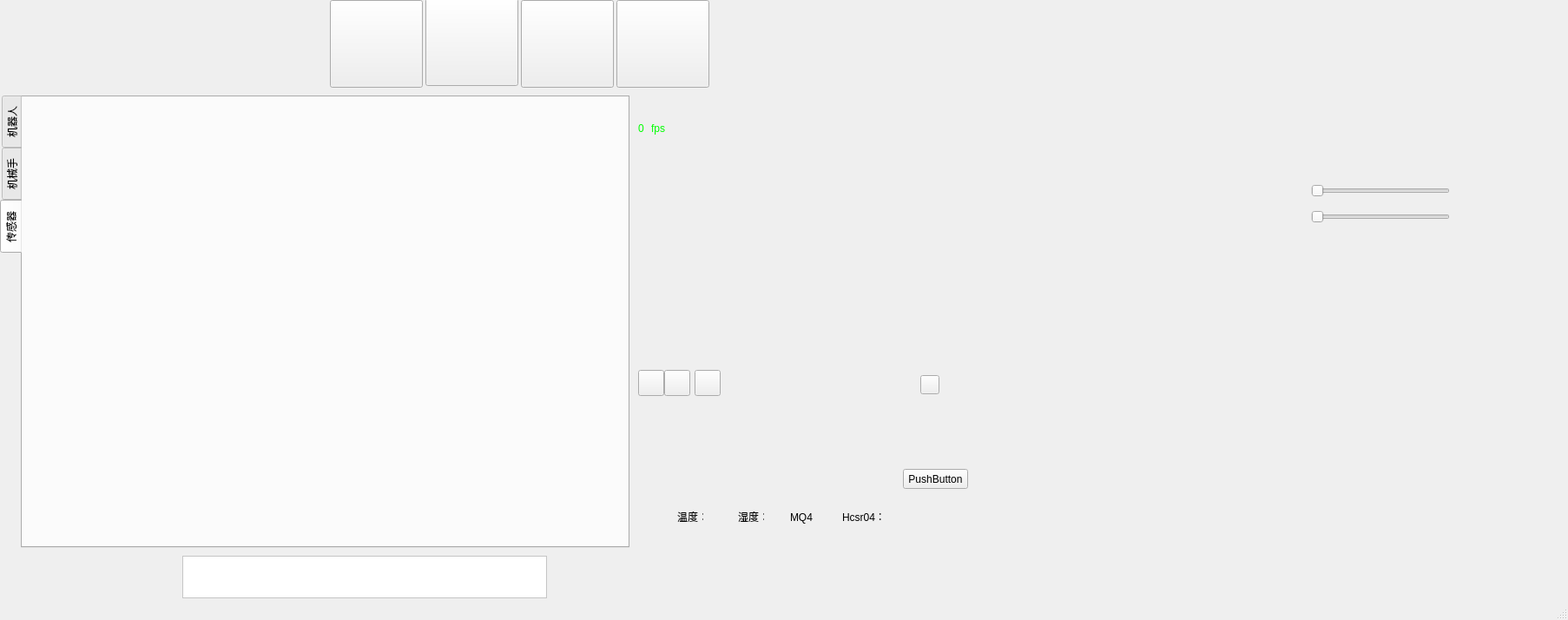
<?xml version="1.0" encoding="UTF-8"?>
<ui version="4.0">
 <class>MainWindow</class>
 <widget class="QMainWindow" name="MainWindow">
  <property name="windowModality">
   <enum>Qt::NonModal</enum>
  </property>
  <property name="geometry">
   <rect>
    <x>0</x>
    <y>0</y>
    <width>1806</width>
    <height>714</height>
   </rect>
  </property>
  <property name="windowTitle">
   <string>MainWindow</string>
  </property>
  <property name="styleSheet">
   <string notr="true"/>
  </property>
  <property name="toolButtonStyle">
   <enum>Qt::ToolButtonIconOnly</enum>
  </property>
  <property name="tabShape">
   <enum>QTabWidget::Rounded</enum>
  </property>
  <widget class="QWidget" name="centralWidget">
   <widget class="QWidget" name="widget_title" native="true">
    <property name="geometry">
     <rect>
      <x>0</x>
      <y>0</y>
      <width>1121</width>
      <height>101</height>
     </rect>
    </property>
    <property name="styleSheet">
     <string notr="true"/>
    </property>
    <widget class="QLabel" name="title">
     <property name="geometry">
      <rect>
       <x>0</x>
       <y>0</y>
       <width>241</width>
       <height>81</height>
      </rect>
     </property>
     <property name="styleSheet">
      <string notr="true">border-image: url(:/image/image/title.png);</string>
     </property>
     <property name="text">
      <string/>
     </property>
    </widget>
   </widget>
   <widget class="QTabWidget" name="tabWidget">
    <property name="geometry">
     <rect>
      <x>0</x>
      <y>110</y>
      <width>725</width>
      <height>521</height>
     </rect>
    </property>
    <property name="mouseTracking">
     <bool>false</bool>
    </property>
    <property name="layoutDirection">
     <enum>Qt::LeftToRight</enum>
    </property>
    <property name="autoFillBackground">
     <bool>false</bool>
    </property>
    <property name="styleSheet">
     <string notr="true"/>
    </property>
    <property name="tabPosition">
     <enum>QTabWidget::West</enum>
    </property>
    <property name="tabShape">
     <enum>QTabWidget::Rounded</enum>
    </property>
    <property name="currentIndex">
     <number>2</number>
    </property>
    <property name="iconSize">
     <size>
      <width>60</width>
      <height>110</height>
     </size>
    </property>
    <property name="usesScrollButtons">
     <bool>true</bool>
    </property>
    <widget class="QWidget" name="tab_3">
     <attribute name="title">
      <string>机器人</string>
     </attribute>
     <widget class="QWidget" name="layoutWidget">
      <property name="geometry">
       <rect>
        <x>90</x>
        <y>40</y>
        <width>351</width>
        <height>25</height>
       </rect>
      </property>
      <layout class="QHBoxLayout" name="horizontalLayout">
       <item>
        <widget class="QPushButton" name="bt_high">
         <property name="text">
          <string>快</string>
         </property>
        </widget>
       </item>
       <item>
        <widget class="QPushButton" name="bt_low">
         <property name="text">
          <string>慢</string>
         </property>
        </widget>
       </item>
      </layout>
     </widget>
    </widget>
    <widget class="QWidget" name="tab_2">
     <attribute name="title">
      <string>机械手</string>
     </attribute>
     <widget class="QPushButton" name="pushButton">
      <property name="geometry">
       <rect>
        <x>60</x>
        <y>450</y>
        <width>80</width>
        <height>20</height>
       </rect>
      </property>
      <property name="text">
       <string>抓</string>
      </property>
     </widget>
     <widget class="QWidget" name="layoutWidget">
      <property name="geometry">
       <rect>
        <x>40</x>
        <y>20</y>
        <width>541</width>
        <height>101</height>
       </rect>
      </property>
      <layout class="QHBoxLayout" name="horizontalLayout_3">
       <item>
        <layout class="QVBoxLayout" name="verticalLayout_5">
         <item>
          <layout class="QVBoxLayout" name="verticalLayout_2">
           <item>
            <layout class="QHBoxLayout" name="horizontalLayout_4">
             <item>
              <widget class="QLabel" name="label_4">
               <property name="text">
                <string>px：</string>
               </property>
              </widget>
             </item>
             <item>
              <widget class="QLineEdit" name="lineEdit_px">
               <property name="text">
                <string>0</string>
               </property>
              </widget>
             </item>
             <item>
              <widget class="QLabel" name="label_9">
               <property name="text">
                <string>py：</string>
               </property>
              </widget>
             </item>
             <item>
              <widget class="QLineEdit" name="lineEdit_py">
               <property name="text">
                <string>0</string>
               </property>
              </widget>
             </item>
             <item>
              <widget class="QLabel" name="label_6">
               <property name="text">
                <string>pz：</string>
               </property>
              </widget>
             </item>
             <item>
              <widget class="QLineEdit" name="lineEdit_pz">
               <property name="text">
                <string>0</string>
               </property>
              </widget>
             </item>
            </layout>
           </item>
           <item>
            <layout class="QHBoxLayout" name="horizontalLayout_6">
             <item>
              <widget class="QLabel" name="label_5">
               <property name="text">
                <string>Qn：</string>
               </property>
              </widget>
             </item>
             <item>
              <widget class="QLineEdit" name="lineEdit_qn">
               <property name="text">
                <string>0</string>
               </property>
              </widget>
             </item>
             <item>
              <widget class="QLabel" name="label_7">
               <property name="text">
                <string>Qo：</string>
               </property>
              </widget>
             </item>
             <item>
              <widget class="QLineEdit" name="lineEdit_qo">
               <property name="text">
                <string>0</string>
               </property>
              </widget>
             </item>
             <item>
              <widget class="QLabel" name="label_8">
               <property name="text">
                <string>Qa：</string>
               </property>
              </widget>
             </item>
             <item>
              <widget class="QLineEdit" name="lineEdit_qa">
               <property name="text">
                <string>0</string>
               </property>
              </widget>
             </item>
            </layout>
           </item>
          </layout>
         </item>
         <item>
          <layout class="QHBoxLayout" name="horizontalLayout_9">
           <item>
            <widget class="QPushButton" name="bt_caculate">
             <property name="text">
              <string>计算逆解</string>
             </property>
            </widget>
           </item>
           <item>
            <widget class="QPushButton" name="bt_send">
             <property name="text">
              <string>计算并发送</string>
             </property>
            </widget>
           </item>
          </layout>
         </item>
        </layout>
       </item>
       <item>
        <layout class="QVBoxLayout" name="verticalLayout">
         <item>
          <layout class="QVBoxLayout" name="verticalLayout_3">
           <item>
            <layout class="QHBoxLayout" name="horizontalLayout_5">
             <item>
              <widget class="QLabel" name="label_10">
               <property name="text">
                <string>Q1：</string>
               </property>
              </widget>
             </item>
             <item>
              <widget class="QLineEdit" name="lineEdit_q1">
               <property name="text">
                <string>0</string>
               </property>
              </widget>
             </item>
             <item>
              <widget class="QLabel" name="label_11">
               <property name="text">
                <string>Q2：</string>
               </property>
              </widget>
             </item>
             <item>
              <widget class="QLineEdit" name="lineEdit_q2">
               <property name="text">
                <string>0</string>
               </property>
              </widget>
             </item>
             <item>
              <widget class="QLabel" name="label_12">
               <property name="text">
                <string>Q3：</string>
               </property>
              </widget>
             </item>
             <item>
              <widget class="QLineEdit" name="lineEdit_q3">
               <property name="text">
                <string>0</string>
               </property>
              </widget>
             </item>
            </layout>
           </item>
           <item>
            <layout class="QHBoxLayout" name="horizontalLayout_7">
             <item>
              <widget class="QLabel" name="label_13">
               <property name="text">
                <string>Q4：</string>
               </property>
              </widget>
             </item>
             <item>
              <widget class="QLineEdit" name="lineEdit_q4">
               <property name="text">
                <string>0</string>
               </property>
              </widget>
             </item>
             <item>
              <widget class="QLabel" name="label_14">
               <property name="text">
                <string>Q5：</string>
               </property>
              </widget>
             </item>
             <item>
              <widget class="QLineEdit" name="lineEdit_q5">
               <property name="text">
                <string>0</string>
               </property>
              </widget>
             </item>
             <item>
              <widget class="QLabel" name="label_15">
               <property name="text">
                <string>Q6：</string>
               </property>
              </widget>
             </item>
             <item>
              <widget class="QLineEdit" name="lineEdit_q6">
               <property name="text">
                <string>0</string>
               </property>
              </widget>
             </item>
            </layout>
           </item>
          </layout>
         </item>
         <item>
          <layout class="QHBoxLayout" name="horizontalLayout_2">
           <item>
            <widget class="QPushButton" name="send_qx">
             <property name="text">
              <string>发送</string>
             </property>
            </widget>
           </item>
           <item>
            <widget class="QPushButton" name="reset_qx">
             <property name="text">
              <string>复位</string>
             </property>
            </widget>
           </item>
          </layout>
         </item>
        </layout>
       </item>
      </layout>
     </widget>
     <widget class="QWidget" name="layoutWidget">
      <property name="geometry">
       <rect>
        <x>32</x>
        <y>140</y>
        <width>190</width>
        <height>20</height>
       </rect>
      </property>
      <layout class="QHBoxLayout" name="horizontalLayout_10">
       <item>
        <widget class="QRadioButton" name="radioButton">
         <property name="enabled">
          <bool>true</bool>
         </property>
         <property name="text">
          <string>整体控制</string>
         </property>
        </widget>
       </item>
       <item>
        <widget class="QRadioButton" name="radioButton_2">
         <property name="text">
          <string>单独控制</string>
         </property>
        </widget>
       </item>
      </layout>
     </widget>
     <widget class="QWidget" name="layoutWidget">
      <property name="geometry">
       <rect>
        <x>20</x>
        <y>190</y>
        <width>261</width>
        <height>161</height>
       </rect>
      </property>
      <layout class="QHBoxLayout" name="horizontalLayout_8">
       <item>
        <widget class="QScrollBar" name="verticalScrollBar_q_all">
         <property name="maximum">
          <number>256</number>
         </property>
         <property name="orientation">
          <enum>Qt::Vertical</enum>
         </property>
        </widget>
       </item>
       <item>
        <widget class="QScrollBar" name="verticalScrollBar_q1">
         <property name="maximum">
          <number>256</number>
         </property>
         <property name="orientation">
          <enum>Qt::Vertical</enum>
         </property>
        </widget>
       </item>
       <item>
        <widget class="QScrollBar" name="verticalScrollBar_q2">
         <property name="maximum">
          <number>256</number>
         </property>
         <property name="orientation">
          <enum>Qt::Vertical</enum>
         </property>
        </widget>
       </item>
       <item>
        <widget class="QScrollBar" name="verticalScrollBar_q3">
         <property name="maximum">
          <number>256</number>
         </property>
         <property name="orientation">
          <enum>Qt::Vertical</enum>
         </property>
        </widget>
       </item>
       <item>
        <widget class="QScrollBar" name="verticalScrollBar_q4">
         <property name="maximum">
          <number>256</number>
         </property>
         <property name="orientation">
          <enum>Qt::Vertical</enum>
         </property>
        </widget>
       </item>
       <item>
        <widget class="QScrollBar" name="verticalScrollBar_q5">
         <property name="maximum">
          <number>256</number>
         </property>
         <property name="orientation">
          <enum>Qt::Vertical</enum>
         </property>
        </widget>
       </item>
       <item>
        <widget class="QScrollBar" name="verticalScrollBar_q6">
         <property name="maximum">
          <number>256</number>
         </property>
         <property name="orientation">
          <enum>Qt::Vertical</enum>
         </property>
        </widget>
       </item>
      </layout>
     </widget>
     <widget class="QWidget" name="layoutWidget">
      <property name="geometry">
       <rect>
        <x>30</x>
        <y>350</y>
        <width>311</width>
        <height>24</height>
       </rect>
      </property>
      <layout class="QHBoxLayout" name="horizontalLayout_11">
       <item>
        <widget class="QLineEdit" name="lineEdit_q_all"/>
       </item>
       <item>
        <widget class="QLineEdit" name="lineEdit_q1_2"/>
       </item>
       <item>
        <widget class="QLineEdit" name="lineEdit_q2_2"/>
       </item>
       <item>
        <widget class="QLineEdit" name="lineEdit_q3_2"/>
       </item>
       <item>
        <widget class="QLineEdit" name="lineEdit_q4_2"/>
       </item>
       <item>
        <widget class="QLineEdit" name="lineEdit_q5_2"/>
       </item>
       <item>
        <widget class="QLineEdit" name="lineEdit_q6_2"/>
       </item>
      </layout>
     </widget>
     <widget class="QWidget" name="layoutWidget">
      <property name="geometry">
       <rect>
        <x>30</x>
        <y>170</y>
        <width>251</width>
        <height>20</height>
       </rect>
      </property>
      <layout class="QHBoxLayout" name="horizontalLayout_12">
       <item>
        <widget class="QLabel" name="label_21">
         <property name="text">
          <string> Q：</string>
         </property>
        </widget>
       </item>
       <item>
        <widget class="QLabel" name="label_19">
         <property name="text">
          <string>Q1：</string>
         </property>
        </widget>
       </item>
       <item>
        <widget class="QLabel" name="label_22">
         <property name="text">
          <string>Q2：</string>
         </property>
        </widget>
       </item>
       <item>
        <widget class="QLabel" name="label_17">
         <property name="text">
          <string>Q3：</string>
         </property>
        </widget>
       </item>
       <item>
        <widget class="QLabel" name="label_16">
         <property name="text">
          <string>Q4：</string>
         </property>
        </widget>
       </item>
       <item>
        <widget class="QLabel" name="label_18">
         <property name="text">
          <string>Q5：</string>
         </property>
        </widget>
       </item>
       <item>
        <widget class="QLabel" name="label_20">
         <property name="text">
          <string>Q6：</string>
         </property>
        </widget>
       </item>
      </layout>
     </widget>
     <widget class="QWidget" name="layoutWidget">
      <property name="geometry">
       <rect>
        <x>310</x>
        <y>160</y>
        <width>291</width>
        <height>91</height>
       </rect>
      </property>
      <layout class="QVBoxLayout" name="verticalLayout_4">
       <item>
        <layout class="QHBoxLayout" name="horizontalLayout_13">
         <item>
          <widget class="QLabel" name="label">
           <property name="text">
            <string>Q1：</string>
           </property>
          </widget>
         </item>
         <item>
          <widget class="QLabel" name="label_q1">
           <property name="styleSheet">
            <string notr="true"/>
           </property>
           <property name="text">
            <string>0</string>
           </property>
          </widget>
         </item>
         <item>
          <widget class="QLabel" name="label_23">
           <property name="text">
            <string>Q2:</string>
           </property>
          </widget>
         </item>
         <item>
          <widget class="QLabel" name="label_q2">
           <property name="styleSheet">
            <string notr="true"/>
           </property>
           <property name="text">
            <string>0</string>
           </property>
          </widget>
         </item>
         <item>
          <widget class="QLabel" name="label_24">
           <property name="text">
            <string>Q3：</string>
           </property>
          </widget>
         </item>
         <item>
          <widget class="QLabel" name="label_q3">
           <property name="styleSheet">
            <string notr="true"/>
           </property>
           <property name="text">
            <string>0</string>
           </property>
          </widget>
         </item>
        </layout>
       </item>
       <item>
        <layout class="QHBoxLayout" name="horizontalLayout_14">
         <item>
          <widget class="QLabel" name="label_28">
           <property name="text">
            <string>Q4：</string>
           </property>
          </widget>
         </item>
         <item>
          <widget class="QLabel" name="label_q4">
           <property name="text">
            <string>0</string>
           </property>
          </widget>
         </item>
         <item>
          <widget class="QLabel" name="label_29">
           <property name="text">
            <string>Q5：</string>
           </property>
          </widget>
         </item>
         <item>
          <widget class="QLabel" name="label_q5">
           <property name="text">
            <string>0</string>
           </property>
          </widget>
         </item>
         <item>
          <widget class="QLabel" name="label_27">
           <property name="text">
            <string>Q6：</string>
           </property>
          </widget>
         </item>
         <item>
          <widget class="QLabel" name="label_q6">
           <property name="text">
            <string>0</string>
           </property>
          </widget>
         </item>
        </layout>
       </item>
      </layout>
     </widget>
    </widget>
    <widget class="QWidget" name="tab">
     <attribute name="title">
      <string>传感器</string>
     </attribute>
     <widget class="QWidget" name="curve_widget" native="true">
      <property name="geometry">
       <rect>
        <x>20</x>
        <y>10</y>
        <width>591</width>
        <height>481</height>
       </rect>
      </property>
      <layout class="QGridLayout" name="gridLayout">
       <property name="spacing">
        <number>20</number>
       </property>
       <item row="0" column="0">
        <widget class="QWidget" name="tem_widget" native="true"/>
       </item>
       <item row="0" column="1">
        <widget class="QWidget" name="hd_widget" native="true"/>
       </item>
       <item row="1" column="1">
        <widget class="QWidget" name="MQ9_widget" native="true"/>
       </item>
       <item row="1" column="0">
        <widget class="QWidget" name="MQ4_widget" native="true"/>
       </item>
      </layout>
     </widget>
    </widget>
   </widget>
   <widget class="QPushButton" name="intnet_button">
    <property name="geometry">
     <rect>
      <x>380</x>
      <y>0</y>
      <width>107</width>
      <height>101</height>
     </rect>
    </property>
    <property name="styleSheet">
     <string notr="true"/>
    </property>
    <property name="text">
     <string/>
    </property>
    <property name="autoDefault">
     <bool>false</bool>
    </property>
    <property name="default">
     <bool>false</bool>
    </property>
    <property name="flat">
     <bool>false</bool>
    </property>
   </widget>
   <widget class="QPushButton" name="car_button">
    <property name="geometry">
     <rect>
      <x>490</x>
      <y>-2</y>
      <width>107</width>
      <height>101</height>
     </rect>
    </property>
    <property name="styleSheet">
     <string notr="true"/>
    </property>
    <property name="text">
     <string/>
    </property>
    <property name="autoDefault">
     <bool>false</bool>
    </property>
    <property name="default">
     <bool>false</bool>
    </property>
    <property name="flat">
     <bool>false</bool>
    </property>
   </widget>
   <widget class="QPushButton" name="others_button">
    <property name="geometry">
     <rect>
      <x>710</x>
      <y>0</y>
      <width>107</width>
      <height>101</height>
     </rect>
    </property>
    <property name="styleSheet">
     <string notr="true"/>
    </property>
    <property name="text">
     <string/>
    </property>
    <property name="autoDefault">
     <bool>false</bool>
    </property>
    <property name="default">
     <bool>false</bool>
    </property>
    <property name="flat">
     <bool>false</bool>
    </property>
   </widget>
   <widget class="QPushButton" name="manipulator_button">
    <property name="geometry">
     <rect>
      <x>600</x>
      <y>0</y>
      <width>107</width>
      <height>101</height>
     </rect>
    </property>
    <property name="styleSheet">
     <string notr="true"/>
    </property>
    <property name="text">
     <string/>
    </property>
    <property name="autoDefault">
     <bool>false</bool>
    </property>
    <property name="default">
     <bool>false</bool>
    </property>
    <property name="flat">
     <bool>false</bool>
    </property>
   </widget>
   <widget class="QPushButton" name="bt_connect">
    <property name="geometry">
     <rect>
      <x>20</x>
      <y>633</y>
      <width>60</width>
      <height>60</height>
     </rect>
    </property>
    <property name="cursor">
     <cursorShape>PointingHandCursor</cursorShape>
    </property>
    <property name="text">
     <string/>
    </property>
    <property name="flat">
     <bool>true</bool>
    </property>
   </widget>
   <widget class="QTextBrowser" name="textBr_mess">
    <property name="geometry">
     <rect>
      <x>210</x>
      <y>640</y>
      <width>420</width>
      <height>49</height>
     </rect>
    </property>
    <property name="styleSheet">
     <string notr="true">background-color: rgb(255, 255, 255);
selection-background-color: rgb(255, 255, 255);
selection-color: rgb(255, 255, 255);
gridline-color: rgb(255, 255, 255);
border-color: rgb(255, 255, 255);
alternate-background-color: rgb(255, 255, 255);</string>
    </property>
    <property name="verticalScrollBarPolicy">
     <enum>Qt::ScrollBarAlwaysOff</enum>
    </property>
   </widget>
   <widget class="QPushButton" name="bt_clear">
    <property name="geometry">
     <rect>
      <x>150</x>
      <y>640</y>
      <width>50</width>
      <height>50</height>
     </rect>
    </property>
    <property name="cursor">
     <cursorShape>PointingHandCursor</cursorShape>
    </property>
    <property name="text">
     <string/>
    </property>
    <property name="flat">
     <bool>true</bool>
    </property>
   </widget>
   <widget class="QLabel" name="hd_label">
    <property name="geometry">
     <rect>
      <x>880</x>
      <y>580</y>
      <width>35</width>
      <height>30</height>
     </rect>
    </property>
    <property name="text">
     <string/>
    </property>
   </widget>
   <widget class="QLabel" name="tem_label_2">
    <property name="geometry">
     <rect>
      <x>850</x>
      <y>580</y>
      <width>30</width>
      <height>30</height>
     </rect>
    </property>
    <property name="text">
     <string>湿度：</string>
    </property>
   </widget>
   <widget class="QLabel" name="hd_label_3">
    <property name="geometry">
     <rect>
      <x>780</x>
      <y>580</y>
      <width>30</width>
      <height>30</height>
     </rect>
    </property>
    <property name="text">
     <string>温度：</string>
    </property>
   </widget>
   <widget class="QLabel" name="tem_label">
    <property name="geometry">
     <rect>
      <x>810</x>
      <y>580</y>
      <width>35</width>
      <height>30</height>
     </rect>
    </property>
    <property name="text">
     <string/>
    </property>
   </widget>
   <widget class="QLabel" name="mq4_label">
    <property name="geometry">
     <rect>
      <x>940</x>
      <y>580</y>
      <width>35</width>
      <height>30</height>
     </rect>
    </property>
    <property name="text">
     <string/>
    </property>
   </widget>
   <widget class="QLabel" name="tem_label_6">
    <property name="geometry">
     <rect>
      <x>910</x>
      <y>580</y>
      <width>30</width>
      <height>30</height>
     </rect>
    </property>
    <property name="text">
     <string>MQ4：</string>
    </property>
   </widget>
   <widget class="QLabel" name="mq9_label">
    <property name="geometry">
     <rect>
      <x>1020</x>
      <y>580</y>
      <width>35</width>
      <height>30</height>
     </rect>
    </property>
    <property name="text">
     <string/>
    </property>
   </widget>
   <widget class="QLabel" name="tem_label_8">
    <property name="geometry">
     <rect>
      <x>970</x>
      <y>580</y>
      <width>51</width>
      <height>30</height>
     </rect>
    </property>
    <property name="text">
     <string>Hcsr04：</string>
    </property>
   </widget>
   <widget class="QLabel" name="MQ9">
    <property name="geometry">
     <rect>
      <x>980</x>
      <y>470</y>
      <width>30</width>
      <height>115</height>
     </rect>
    </property>
    <property name="styleSheet">
     <string notr="true">border-image: url(:/others/others/wendu.png);</string>
    </property>
    <property name="text">
     <string/>
    </property>
   </widget>
   <widget class="QLabel" name="MQ4">
    <property name="geometry">
     <rect>
      <x>920</x>
      <y>470</y>
      <width>30</width>
      <height>115</height>
     </rect>
    </property>
    <property name="styleSheet">
     <string notr="true">border-image: url(:/others/others/wendu.png);</string>
    </property>
    <property name="text">
     <string/>
    </property>
   </widget>
   <widget class="QLabel" name="hd">
    <property name="geometry">
     <rect>
      <x>860</x>
      <y>470</y>
      <width>30</width>
      <height>115</height>
     </rect>
    </property>
    <property name="styleSheet">
     <string notr="true">border-image: url(:/others/others/wendu.png);</string>
    </property>
    <property name="text">
     <string/>
    </property>
   </widget>
   <widget class="QLabel" name="tem">
    <property name="geometry">
     <rect>
      <x>790</x>
      <y>470</y>
      <width>30</width>
      <height>115</height>
     </rect>
    </property>
    <property name="styleSheet">
     <string notr="true">border-image: url(:/others/others/wendu.png);</string>
    </property>
    <property name="text">
     <string/>
    </property>
   </widget>
   <widget class="QSlider" name="horizontalSlider">
    <property name="geometry">
     <rect>
      <x>1510</x>
      <y>210</y>
      <width>160</width>
      <height>19</height>
     </rect>
    </property>
    <property name="maximum">
     <number>50</number>
    </property>
    <property name="orientation">
     <enum>Qt::Horizontal</enum>
    </property>
   </widget>
   <widget class="QSlider" name="horizontalSlider_2">
    <property name="geometry">
     <rect>
      <x>1510</x>
      <y>240</y>
      <width>160</width>
      <height>19</height>
     </rect>
    </property>
    <property name="orientation">
     <enum>Qt::Horizontal</enum>
    </property>
   </widget>
   <widget class="QWidget" name="widget_2" native="true">
    <property name="geometry">
     <rect>
      <x>730</x>
      <y>130</y>
      <width>371</width>
      <height>331</height>
     </rect>
    </property>
    <widget class="QLabel" name="movie_label">
     <property name="geometry">
      <rect>
       <x>0</x>
       <y>0</y>
       <width>371</width>
       <height>331</height>
      </rect>
     </property>
     <property name="styleSheet">
      <string notr="true">border-image: url(:/image/image/9.jpg);</string>
     </property>
     <property name="text">
      <string/>
     </property>
    </widget>
    <widget class="QWidget" name="play_widget" native="true">
     <property name="geometry">
      <rect>
       <x>0</x>
       <y>290</y>
       <width>371</width>
       <height>41</height>
      </rect>
     </property>
     <property name="mouseTracking">
      <bool>false</bool>
     </property>
     <property name="styleSheet">
      <string notr="true"/>
     </property>
     <widget class="QPushButton" name="bt_show">
      <property name="geometry">
       <rect>
        <x>5</x>
        <y>6</y>
        <width>30</width>
        <height>30</height>
       </rect>
      </property>
      <property name="cursor">
       <cursorShape>PointingHandCursor</cursorShape>
      </property>
      <property name="text">
       <string/>
      </property>
      <property name="flat">
       <bool>false</bool>
      </property>
     </widget>
     <widget class="QPushButton" name="bt_stop">
      <property name="geometry">
       <rect>
        <x>35</x>
        <y>6</y>
        <width>30</width>
        <height>30</height>
       </rect>
      </property>
      <property name="cursor">
       <cursorShape>PointingHandCursor</cursorShape>
      </property>
      <property name="text">
       <string/>
      </property>
      <property name="flat">
       <bool>false</bool>
      </property>
     </widget>
     <widget class="QPushButton" name="bt_shot">
      <property name="geometry">
       <rect>
        <x>70</x>
        <y>6</y>
        <width>30</width>
        <height>30</height>
       </rect>
      </property>
      <property name="cursor">
       <cursorShape>PointingHandCursor</cursorShape>
      </property>
      <property name="text">
       <string/>
      </property>
      <property name="flat">
       <bool>false</bool>
      </property>
     </widget>
     <widget class="QPushButton" name="bt_full">
      <property name="geometry">
       <rect>
        <x>330</x>
        <y>12</y>
        <width>22</width>
        <height>22</height>
       </rect>
      </property>
      <property name="cursor">
       <cursorShape>PointingHandCursor</cursorShape>
      </property>
      <property name="styleSheet">
       <string notr="true"/>
      </property>
      <property name="text">
       <string/>
      </property>
      <property name="flat">
       <bool>false</bool>
      </property>
     </widget>
    </widget>
    <widget class="QLabel" name="frame_label">
     <property name="geometry">
      <rect>
       <x>5</x>
       <y>10</y>
       <width>16</width>
       <height>16</height>
      </rect>
     </property>
     <property name="styleSheet">
      <string notr="true">color: rgb(0, 255, 0);</string>
     </property>
     <property name="text">
      <string>0 </string>
     </property>
    </widget>
    <widget class="QLabel" name="frame_label_2">
     <property name="geometry">
      <rect>
       <x>20</x>
       <y>10</y>
       <width>31</width>
       <height>16</height>
      </rect>
     </property>
     <property name="styleSheet">
      <string notr="true">color: rgb(0, 255, 0);</string>
     </property>
     <property name="text">
      <string>fps</string>
     </property>
    </widget>
   </widget>
   <widget class="QPushButton" name="pushButton_2">
    <property name="geometry">
     <rect>
      <x>1040</x>
      <y>540</y>
      <width>75</width>
      <height>23</height>
     </rect>
    </property>
    <property name="text">
     <string>PushButton</string>
    </property>
   </widget>
  </widget>
  <widget class="QStatusBar" name="statusBar"/>
 </widget>
 <layoutdefault spacing="6" margin="11"/>
 <resources/>
 <connections/>
</ui>
